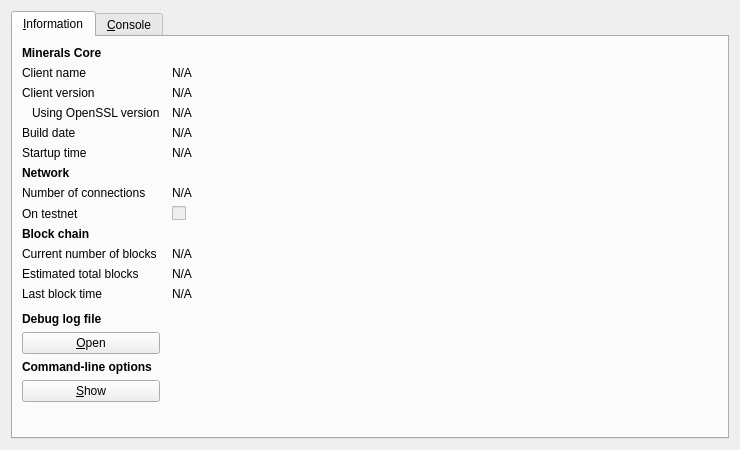
<?xml version="1.0" encoding="UTF-8"?>
<ui version="4.0">
 <class>RPCConsole</class>
 <widget class="QDialog" name="RPCConsole">
  <property name="geometry">
   <rect>
    <x>0</x>
    <y>0</y>
    <width>740</width>
    <height>450</height>
   </rect>
  </property>
  <property name="windowTitle">
   <string>Minerals - Debug window</string>
  </property>
  <layout class="QVBoxLayout" name="verticalLayout_2">
   <item>
    <widget class="QTabWidget" name="tabWidget">
     <property name="currentIndex">
      <number>0</number>
     </property>
     <widget class="QWidget" name="tab_info">
      <attribute name="title">
       <string>&amp;Information</string>
      </attribute>
      <layout class="QGridLayout" name="gridLayout" columnstretch="0,1">
       <property name="horizontalSpacing">
        <number>12</number>
       </property>
       <item row="0" column="0">
        <widget class="QLabel" name="label_9">
         <property name="font">
          <font>
           <weight>75</weight>
           <bold>true</bold>
          </font>
         </property>
         <property name="text">
          <string>Minerals Core</string>
         </property>
        </widget>
       </item>
       <item row="1" column="0">
        <widget class="QLabel" name="label_5">
         <property name="text">
          <string>Client name</string>
         </property>
        </widget>
       </item>
       <item row="1" column="1">
        <widget class="QLabel" name="clientName">
         <property name="cursor">
          <cursorShape>IBeamCursor</cursorShape>
         </property>
         <property name="text">
          <string>N/A</string>
         </property>
         <property name="textFormat">
          <enum>Qt::PlainText</enum>
         </property>
         <property name="textInteractionFlags">
          <set>Qt::LinksAccessibleByMouse|Qt::TextSelectableByKeyboard|Qt::TextSelectableByMouse</set>
         </property>
        </widget>
       </item>
       <item row="2" column="0">
        <widget class="QLabel" name="label_6">
         <property name="text">
          <string>Client version</string>
         </property>
        </widget>
       </item>
       <item row="2" column="1">
        <widget class="QLabel" name="clientVersion">
         <property name="cursor">
          <cursorShape>IBeamCursor</cursorShape>
         </property>
         <property name="text">
          <string>N/A</string>
         </property>
         <property name="textFormat">
          <enum>Qt::PlainText</enum>
         </property>
         <property name="textInteractionFlags">
          <set>Qt::LinksAccessibleByMouse|Qt::TextSelectableByKeyboard|Qt::TextSelectableByMouse</set>
         </property>
        </widget>
       </item>
       <item row="3" column="0">
        <widget class="QLabel" name="label_14">
         <property name="text">
          <string>Using OpenSSL version</string>
         </property>
         <property name="indent">
          <number>10</number>
         </property>
        </widget>
       </item>
       <item row="3" column="1">
        <widget class="QLabel" name="openSSLVersion">
         <property name="cursor">
          <cursorShape>IBeamCursor</cursorShape>
         </property>
         <property name="text">
          <string>N/A</string>
         </property>
         <property name="textFormat">
          <enum>Qt::PlainText</enum>
         </property>
         <property name="textInteractionFlags">
          <set>Qt::LinksAccessibleByMouse|Qt::TextSelectableByKeyboard|Qt::TextSelectableByMouse</set>
         </property>
        </widget>
       </item>
       <item row="4" column="0">
        <widget class="QLabel" name="label_12">
         <property name="text">
          <string>Build date</string>
         </property>
        </widget>
       </item>
       <item row="4" column="1">
        <widget class="QLabel" name="buildDate">
         <property name="cursor">
          <cursorShape>IBeamCursor</cursorShape>
         </property>
         <property name="text">
          <string>N/A</string>
         </property>
         <property name="textFormat">
          <enum>Qt::PlainText</enum>
         </property>
         <property name="textInteractionFlags">
          <set>Qt::LinksAccessibleByMouse|Qt::TextSelectableByKeyboard|Qt::TextSelectableByMouse</set>
         </property>
        </widget>
       </item>
       <item row="5" column="0">
        <widget class="QLabel" name="label_13">
         <property name="text">
          <string>Startup time</string>
         </property>
        </widget>
       </item>
       <item row="5" column="1">
        <widget class="QLabel" name="startupTime">
         <property name="cursor">
          <cursorShape>IBeamCursor</cursorShape>
         </property>
         <property name="text">
          <string>N/A</string>
         </property>
         <property name="textFormat">
          <enum>Qt::PlainText</enum>
         </property>
         <property name="textInteractionFlags">
          <set>Qt::LinksAccessibleByMouse|Qt::TextSelectableByKeyboard|Qt::TextSelectableByMouse</set>
         </property>
        </widget>
       </item>
       <item row="6" column="0">
        <widget class="QLabel" name="label_11">
         <property name="font">
          <font>
           <weight>75</weight>
           <bold>true</bold>
          </font>
         </property>
         <property name="text">
          <string>Network</string>
         </property>
        </widget>
       </item>
       <item row="7" column="0">
        <widget class="QLabel" name="label_7">
         <property name="text">
          <string>Number of connections</string>
         </property>
        </widget>
       </item>
       <item row="7" column="1">
        <widget class="QLabel" name="numberOfConnections">
         <property name="cursor">
          <cursorShape>IBeamCursor</cursorShape>
         </property>
         <property name="text">
          <string>N/A</string>
         </property>
         <property name="textFormat">
          <enum>Qt::PlainText</enum>
         </property>
         <property name="textInteractionFlags">
          <set>Qt::LinksAccessibleByMouse|Qt::TextSelectableByKeyboard|Qt::TextSelectableByMouse</set>
         </property>
        </widget>
       </item>
       <item row="8" column="0">
        <widget class="QLabel" name="label_8">
         <property name="text">
          <string>On testnet</string>
         </property>
        </widget>
       </item>
       <item row="8" column="1">
        <widget class="QCheckBox" name="isTestNet">
         <property name="enabled">
          <bool>false</bool>
         </property>
         <property name="text">
          <string/>
         </property>
        </widget>
       </item>
       <item row="9" column="0">
        <widget class="QLabel" name="label_10">
         <property name="font">
          <font>
           <weight>75</weight>
           <bold>true</bold>
          </font>
         </property>
         <property name="text">
          <string>Block chain</string>
         </property>
        </widget>
       </item>
       <item row="10" column="0">
        <widget class="QLabel" name="label_3">
         <property name="text">
          <string>Current number of blocks</string>
         </property>
        </widget>
       </item>
       <item row="10" column="1">
        <widget class="QLabel" name="numberOfBlocks">
         <property name="cursor">
          <cursorShape>IBeamCursor</cursorShape>
         </property>
         <property name="text">
          <string>N/A</string>
         </property>
         <property name="textFormat">
          <enum>Qt::PlainText</enum>
         </property>
         <property name="textInteractionFlags">
          <set>Qt::LinksAccessibleByMouse|Qt::TextSelectableByKeyboard|Qt::TextSelectableByMouse</set>
         </property>
        </widget>
       </item>
       <item row="11" column="0">
        <widget class="QLabel" name="label_4">
         <property name="text">
          <string>Estimated total blocks</string>
         </property>
        </widget>
       </item>
       <item row="11" column="1">
        <widget class="QLabel" name="totalBlocks">
         <property name="cursor">
          <cursorShape>IBeamCursor</cursorShape>
         </property>
         <property name="text">
          <string>N/A</string>
         </property>
         <property name="textFormat">
          <enum>Qt::PlainText</enum>
         </property>
         <property name="textInteractionFlags">
          <set>Qt::LinksAccessibleByMouse|Qt::TextSelectableByKeyboard|Qt::TextSelectableByMouse</set>
         </property>
        </widget>
       </item>
       <item row="12" column="0">
        <widget class="QLabel" name="label_2">
         <property name="text">
          <string>Last block time</string>
         </property>
        </widget>
       </item>
       <item row="12" column="1">
        <widget class="QLabel" name="lastBlockTime">
         <property name="cursor">
          <cursorShape>IBeamCursor</cursorShape>
         </property>
         <property name="text">
          <string>N/A</string>
         </property>
         <property name="textFormat">
          <enum>Qt::PlainText</enum>
         </property>
         <property name="textInteractionFlags">
          <set>Qt::LinksAccessibleByMouse|Qt::TextSelectableByKeyboard|Qt::TextSelectableByMouse</set>
         </property>
        </widget>
       </item>
       <item row="13" column="0">
        <spacer name="verticalSpacer_2">
         <property name="orientation">
          <enum>Qt::Vertical</enum>
         </property>
         <property name="sizeHint" stdset="0">
          <size>
           <width>20</width>
           <height>20</height>
          </size>
         </property>
        </spacer>
       </item>
       <item row="14" column="0">
        <widget class="QLabel" name="labelDebugLogfile">
         <property name="font">
          <font>
           <weight>75</weight>
           <bold>true</bold>
          </font>
         </property>
         <property name="text">
          <string>Debug log file</string>
         </property>
        </widget>
       </item>
       <item row="15" column="0">
        <widget class="QPushButton" name="openDebugLogfileButton">
         <property name="toolTip">
          <string>Open the Minerals debug log file from the current data directory. This can take a few seconds for large log files.</string>
         </property>
         <property name="text">
          <string>&amp;Open</string>
         </property>
         <property name="autoDefault">
          <bool>false</bool>
         </property>
        </widget>
       </item>
       <item row="16" column="0">
        <widget class="QLabel" name="labelCLOptions">
         <property name="font">
          <font>
           <weight>75</weight>
           <bold>true</bold>
          </font>
         </property>
         <property name="text">
          <string>Command-line options</string>
         </property>
        </widget>
       </item>
       <item row="17" column="0">
        <widget class="QPushButton" name="showCLOptionsButton">
         <property name="toolTip">
          <string>Show the Minerals-Qt help message to get a list with possible Minerals command-line options.</string>
         </property>
         <property name="text">
          <string>&amp;Show</string>
         </property>
         <property name="autoDefault">
          <bool>false</bool>
         </property>
        </widget>
       </item>
       <item row="18" column="0">
        <spacer name="verticalSpacer">
         <property name="orientation">
          <enum>Qt::Vertical</enum>
         </property>
         <property name="sizeHint" stdset="0">
          <size>
           <width>20</width>
           <height>40</height>
          </size>
         </property>
        </spacer>
       </item>
      </layout>
     </widget>
     <widget class="QWidget" name="tab_console">
      <attribute name="title">
       <string>&amp;Console</string>
      </attribute>
      <layout class="QVBoxLayout" name="verticalLayout_3">
       <property name="spacing">
        <number>3</number>
       </property>
       <item>
        <widget class="QTextEdit" name="messagesWidget">
         <property name="minimumSize">
          <size>
           <width>0</width>
           <height>100</height>
          </size>
         </property>
         <property name="readOnly">
          <bool>true</bool>
         </property>
         <property name="tabKeyNavigation" stdset="0">
          <bool>false</bool>
         </property>
         <property name="columnCount" stdset="0">
          <number>2</number>
         </property>
        </widget>
       </item>
       <item>
        <layout class="QHBoxLayout" name="horizontalLayout">
         <property name="spacing">
          <number>3</number>
         </property>
         <item>
          <widget class="QLabel" name="label">
           <property name="text">
            <string notr="true">&gt;</string>
           </property>
          </widget>
         </item>
         <item>
          <widget class="QLineEdit" name="lineEdit"/>
         </item>
         <item>
          <widget class="QPushButton" name="clearButton">
           <property name="maximumSize">
            <size>
             <width>24</width>
             <height>24</height>
            </size>
           </property>
           <property name="toolTip">
            <string>Clear console</string>
           </property>
           <property name="text">
            <string/>
           </property>
           <property name="icon">
            <iconset resource="../bitcoin.qrc">
             <normaloff>:/icons/remove</normaloff>:/icons/remove</iconset>
           </property>
           <property name="shortcut">
            <string notr="true">Ctrl+L</string>
           </property>
           <property name="autoDefault">
            <bool>false</bool>
           </property>
          </widget>
         </item>
        </layout>
       </item>
      </layout>
     </widget>
    </widget>
   </item>
  </layout>
 </widget>
 <resources>
  <include location="../bitcoin.qrc"/>
 </resources>
 <connections/>
</ui>
